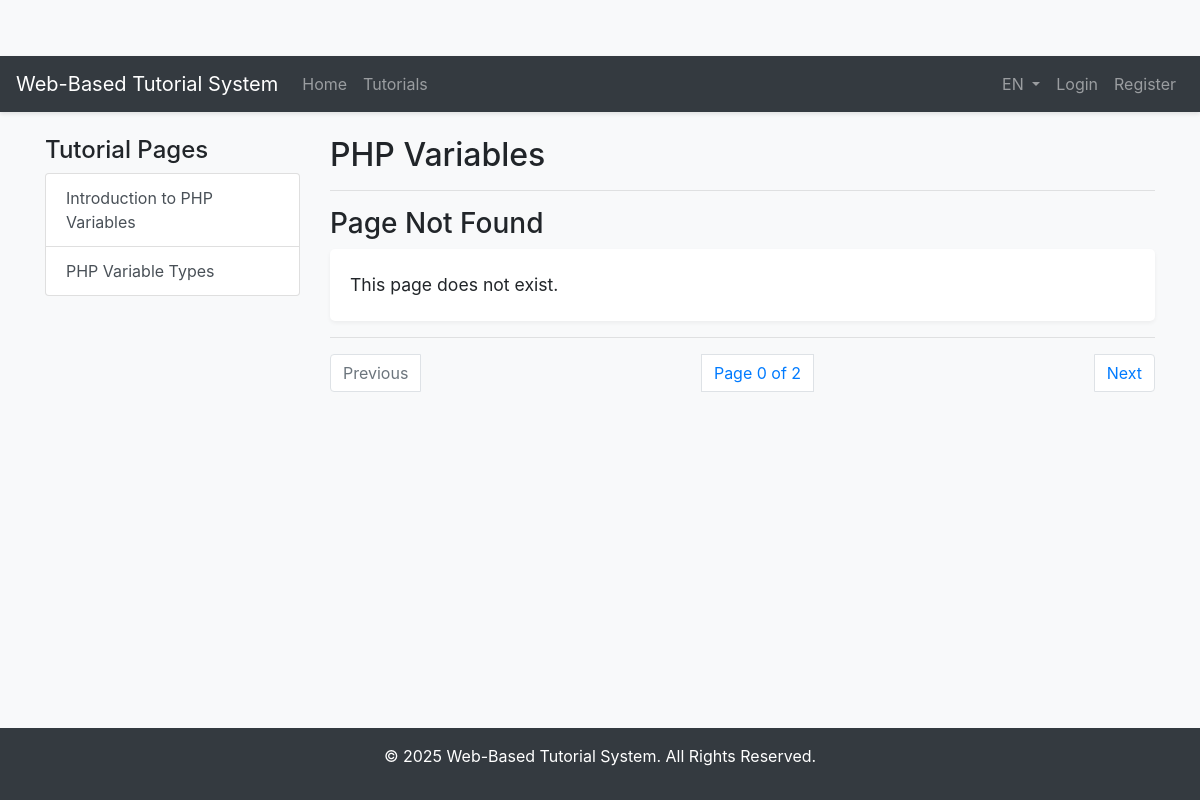
Screenshot of /tutorials/lesson.php?id=1&page=0 with the database file from the repository.
### tables this page shows
CREATE TABLE `tutorial_page_translations` (
  `id` int(11) NOT NULL,
  `page_id` int(11) NOT NULL,
  `language` varchar(5) NOT NULL,
  `title` varchar(255) NOT NULL,
  `content` text NOT NULL
);

CREATE TABLE `tutorial_translations` (
  `id` int(11) NOT NULL,
  `tutorial_id` int(11) NOT NULL,
  `language` varchar(5) NOT NULL,
  `title` varchar(255) NOT NULL
);

### includes/language.php (called while the page is built, shortened)
<?php
$default_lang = 'en';
$lang_to_use = $default_lang;
function trans($key) {
    global $lang;
    if (isset($lang[$key])) {
        return $lang[$key];
    } else {
        return $key;
    }
}
?>

### tutorials/lesson.php (the view, shortened to what this page needs)
<?php
require_once '../includes/db.php';
include '../includes/header.php';
$tutorial_id = isset($_GET['id']) ? (int)$_GET['id'] : 0;
$page_number = isset($_GET['page']) ? (int)$_GET['page'] : 1;
$stmt_tutorial = $conn->prepare("
    SELECT t.is_premium, t.topic_id, tt.title
    FROM tutorials t
    JOIN tutorial_translations tt ON t.id = tt.tutorial_id
    WHERE t.id = ? AND tt.language = ?
");
$stmt_tutorial->bind_param("is", $tutorial_id, $lang_to_use);
$stmt_tutorial->execute();
$result_tutorial = $stmt_tutorial->get_result();
$tutorial = $result_tutorial->fetch_assoc();
$stmt_all_pages = $conn->prepare("
    SELECT p.page_number, pt.title
    FROM tutorial_pages p
    JOIN tutorial_page_translations pt ON p.id = pt.page_id
    WHERE p.tutorial_id = ? AND pt.language = ?
    ORDER BY p.page_number ASC
");
$stmt_all_pages->bind_param("is", $tutorial_id, $lang_to_use);
$stmt_all_pages->execute();
$all_pages_result = $stmt_all_pages->get_result();
$stmt_page = $conn->prepare("
    SELECT pt.title, pt.content
    FROM tutorial_pages p
    JOIN tutorial_page_translations pt ON p.id = pt.page_id
    WHERE p.tutorial_id = ? AND p.page_number = ? AND pt.language = ?
");
$stmt_page->bind_param("iis", $tutorial_id, $page_number, $lang_to_use);
$stmt_page->execute();
$result_page = $stmt_page->get_result();
$page = $result_page->fetch_assoc();
if (!$page) {
    $page = ['title' => trans('page_not_found_title'), 'content' => trans('page_not_found_message')];
}
$total_pages = $all_pages_result->num_rows;
?>
<div class="row">
    <div class="col-md-3">
        <h4><?php echo trans('tutorial_pages'); ?></h4>
        <div class="list-group">
            <?php
            if ($all_pages_result->num_rows > 0) {
                mysqli_data_seek($all_pages_result, 0);
                while ($page_row = $all_pages_result->fetch_assoc()) {
                    $active_class = ($page_row['page_number'] == $page_number) ? ' active' : '';
                    echo '<a href="?id=' . $tutorial_id . '&page=' . $page_row['page_number'] . '" class="list-group-item list-group-item-action' . $active_class . '">' . htmlspecialchars($page_row['title']) . '</a>';
                }
            }
            ?>
        </div>
    </div>
    <div class="col-md-9">
        <h2><?php echo htmlspecialchars($tutorial['title']); ?></h2>
        <hr>
        <h3><?php echo htmlspecialchars($page['title']); ?></h3>
        <div class="lesson-content">
            <?php echo nl2br(htmlspecialchars($page['content'])); ?>
        </div>
        <hr>
        <nav aria-label="Page navigation">
            <ul class="pagination justify-content-between">
                <li class="page-item <?php if ($page_number <= 1) echo 'disabled'; ?>">
                    <a class="page-link" href="?id=<?php echo $tutorial_id; ?>&page=<?php echo $page_number - 1; ?>"><?php echo trans('previous_page'); ?></a>
                </li>
                <li class="page-item">
                    <span class="page-link"><?php echo sprintf(trans('page_x_of_y'), $page_number, $total_pages); ?></span>
                </li>
                <li class="page-item <?php if ($page_number >= $total_pages) echo 'disabled'; ?>">
                    <a class="page-link" href="?id=<?php echo $tutorial_id; ?>&page=<?php echo $page_number + 1; ?>"><?php echo trans('next_page'); ?></a>
                </li>
            </ul>
        </nav>
    </div>
</div>
<?php include '../includes/footer.php'; ?>

### assets/css/style.css (style rules this page uses)
body { background-color: #f8f9fa; padding-top: 56px; }
.lesson-content { line-height: 1.8; font-size: 1.1rem; padding: 20px; background-color: #ffffff; border-radius: 5px; box-shadow: 0 2px 4px rgba(0,0,0,.05); }

### rows the page displays
tutorial_page_translations: title "Introduction to PHP Variables"
tutorial_page_translations: title "PHP Variable Types"
tutorial_translations: title "PHP Variables"

### other values shown
trans('app_title') "Web-Based Tutorial System"
trans('nav_home') "Home"
trans('nav_tutorials') "Tutorials"
$lang_to_use "EN"
trans('nav_login') "Login"
trans('nav_register') "Register"
trans('tutorial_pages') "Tutorial Pages"
$page['title'] "Page Not Found"
$page['content'] "This page does not exist."
trans('previous_page') "Previous"
sprintf(trans('page_x_of_y'), $page_number, $total_pages) "Page 0 of 2"
trans('next_page') "Next"
